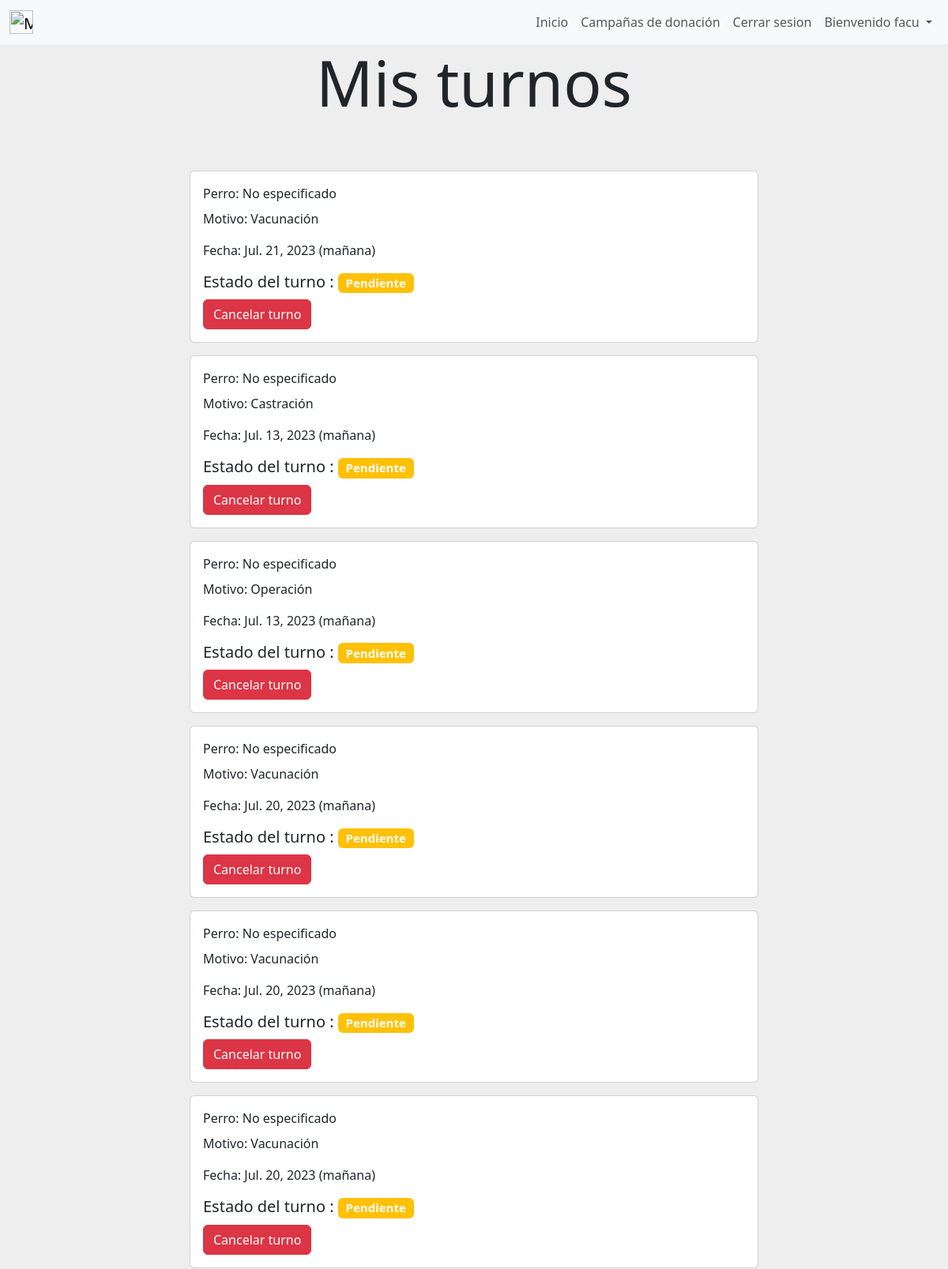
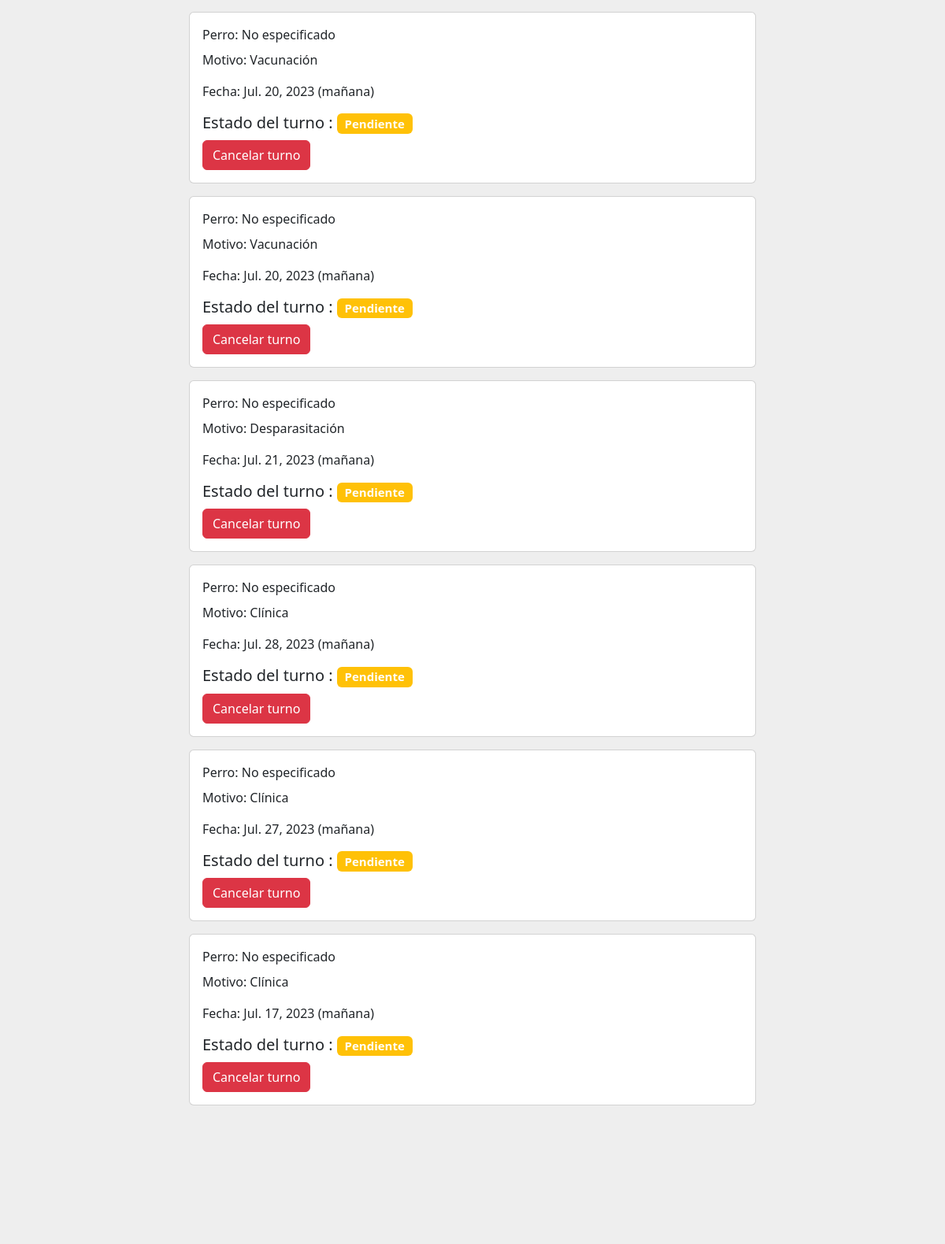
Before: /mis_turnos (signed in) with the older database file (2 pictures, top to bottom).
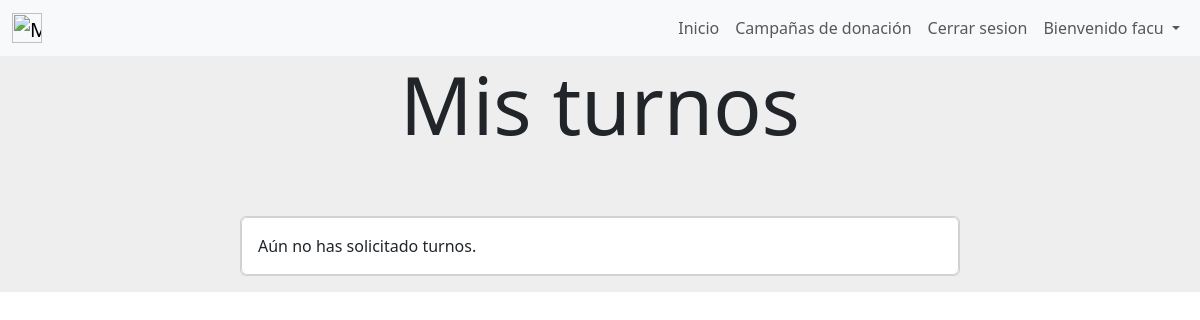
After: the same page with the newer database file.
### gestion_de_turnos/models.py (models this page shows, shortened)
class Turno(models.Model) :
    franja_horaria = models.CharField(max_length=50)
    motivo = models.ForeignKey(Servicio_veterinario, on_delete=models.CASCADE, default=None, null=True)
    fecha = models.DateField()
    estado = models.CharField(max_length=50, default="Pendiente", blank=True)
    created_by = models.ForeignKey(User, on_delete=models.CASCADE)
    perro = models.ForeignKey(Perro, on_delete=models.CASCADE, blank=True, default=None, null=True)
    class Meta:
        unique_together = (('franja_horaria','fecha','perro'))
        verbose_name='turno'
        verbose_name_plural='turnos'

### gestion_de_servicios_prestados/models.py (models this page shows)
class Servicio_veterinario(models.Model):
    servicio = models.CharField(max_length=30)
    class Meta:
        verbose_name='servicio_veterinario'
        verbose_name_plural='servicios_veterinarios'
    def __str__ (self):
        return self.servicio

### gestion_de_turnos/views.py (the view)
# urls.py: path('mis_turnos',views.mis_turnos, name= "mis_turnos"),
def mis_turnos(request):
    mis_turnos=Turno.objects.filter(Q(created_by = request.user)&(Q(estado = "Aprobado")|Q(estado = "Pendiente")))
    return render(request,"gestion_de_turnos/mis_turnos.html",{"turnos":mis_turnos})

### gestion_de_turnos/templates/gestion_de_turnos/mis_turnos.html (shortened to what this page needs)
{% extends "gestion_de_usuarios/base.html" %}
{% block content %}
{% if user.is_authenticated %}
<div style="background-color:#eee;height: 20%;text-align: center;">
    <h1 class="display-1">Mis turnos</h1>
</div>
        {% if turnos.count == 0 %}
            <div style="background-color: #eee;background-position: center;background-size: cover; align-items: center;justify-content: center;display: flex;">
                <div class="card mb-3 element-home-color" style="width: 60%;">
                    <div class="row g-0">
                        <div class="card">
                            <div class="card-body">
                                Aún no has solicitado turnos.
                            </div>
                        </div>
                    </div>
                </div>
            </div>
        {% else %}
        {% for turno in turnos %}
        <div style="background-color: #eee;background-position: center;background-size: cover; align-items: center;justify-content: center;display: flex;">
            <div class="card mb-3 element-home-color" style="width: 60%;">
                <div class="row g-0">
                <div class="col-md-8">
                    <div class="card-body">
                    {% if turno.perro is not None %}
                    <p class="card-title">Perro: {{turno.perro.nombre}}</p>
                    {% else %}
                    <p class="card-title">Perro: No especificado</p>
                    {% endif %}
                    <p class="card-text">Motivo: {{turno.motivo}}</p>
                    <p class="card-text">Fecha: {{turno.fecha}} ({{turno.franja_horaria}})</p>
                    {% if turno.estado != 'Aprobado' %}
                    <h5>Estado del turno : <span class="badge bg-warning">{{turno.estado}}</span></h5>
                    {% endif %}
                    <a href ="#" class="btn btn-danger" onclick="delete_turno({{turno.id}})" style="color:white;">Cancelar turno</a>
                    </div>
                </div>
                </div>
            </div>
        </div>
        {% endfor %}
<div style="background-color:#eee;height: 20%;">
</div>
{% endif %}
{% else %}
<img src="https://st.depositphotos.com/31068556/51146/v/600/depositphotos_511461970-stock-illustration-concept-design-of-an-empty.jpg" class="img-fluid rounded-start" alt="..." style="border-radius: 4px;">
{% endif %}
{% endblock %}

Changed rows visible on the page:
removed Turno: shows "Perro: No especificado", motivo "Vacunación", fecha "Jul. 21, 2023", franja_horaria "mañana", estado "Pendiente"
removed Turno: shows "Perro: No especificado", motivo "Castración", fecha "Jul. 13, 2023", franja_horaria "mañana", estado "Pendiente"
removed Turno: shows "Perro: No especificado", motivo "Operación", fecha "Jul. 13, 2023", franja_horaria "mañana", estado "Pendiente"
removed Turno: shows "Perro: No especificado", motivo "Vacunación", fecha "Jul. 20, 2023", franja_horaria "mañana", estado "Pendiente"
removed Turno: shows "Perro: No especificado", motivo "Vacunación", fecha "Jul. 20, 2023", franja_horaria "mañana", estado "Pendiente"
removed Turno: shows "Perro: No especificado", motivo "Vacunación", fecha "Jul. 20, 2023", franja_horaria "mañana", estado "Pendiente"
removed Turno: shows "Perro: No especificado", motivo "Vacunación", fecha "Jul. 20, 2023", franja_horaria "mañana", estado "Pendiente"
removed Turno: shows "Perro: No especificado", motivo "Vacunación", fecha "Jul. 20, 2023", franja_horaria "mañana", estado "Pendiente"
removed Turno: shows "Perro: No especificado", motivo "Desparasitación", fecha "Jul. 21, 2023", franja_horaria "mañana", estado "Pendiente"
removed Turno: shows "Perro: No especificado", motivo "Clínica", fecha "Jul. 28, 2023", franja_horaria "mañana", estado "Pendiente"
removed Turno: shows "Perro: No especificado", motivo "Clínica", fecha "Jul. 27, 2023", franja_horaria "mañana", estado "Pendiente"
removed Turno: shows "Perro: No especificado", motivo "Clínica", fecha "Jul. 17, 2023", franja_horaria "mañana", estado "Pendiente"
Other visible differences:
text now shown: "Aún no has solicitado turnos."
